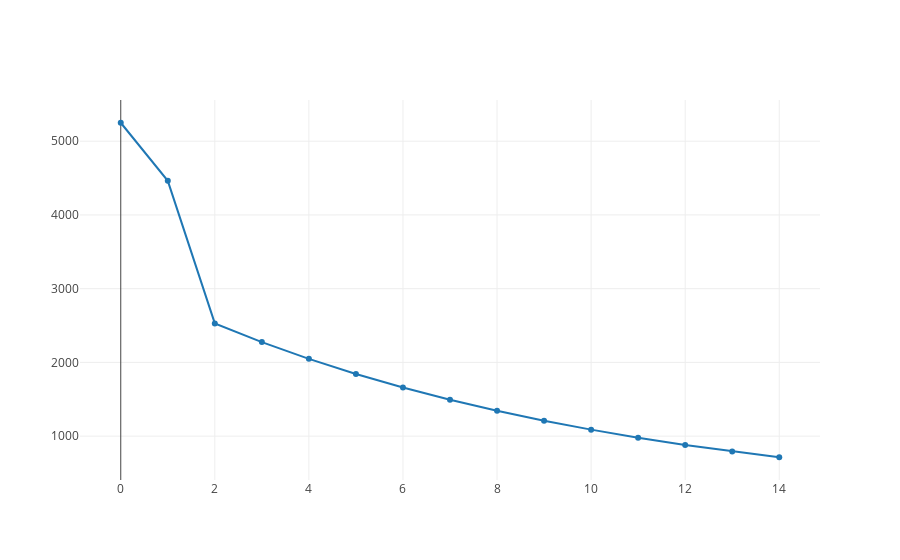

Source (notebook cell):
### Code cell
line_chart(yearly_depreciation_cost)

### Figure 1 — Plotly figure (JSON) as saved in the notebook; plotly's stock layout.template omitted (floating-point values rounded to 4 significant figures)
{"data": [{"type": "scatter", "uid": "35bdc0e2-a9dc-11e8-bb97-0800279fead2", "y": [5250, 4462.0, 2529.0, 2276.0, 2048.0, 1843.0, 1659.0, 1493.0, 1344.0, 1209.0, 1089.0, 979.7, 881.7, 793.5, 714.2]}], "layout": {}}
